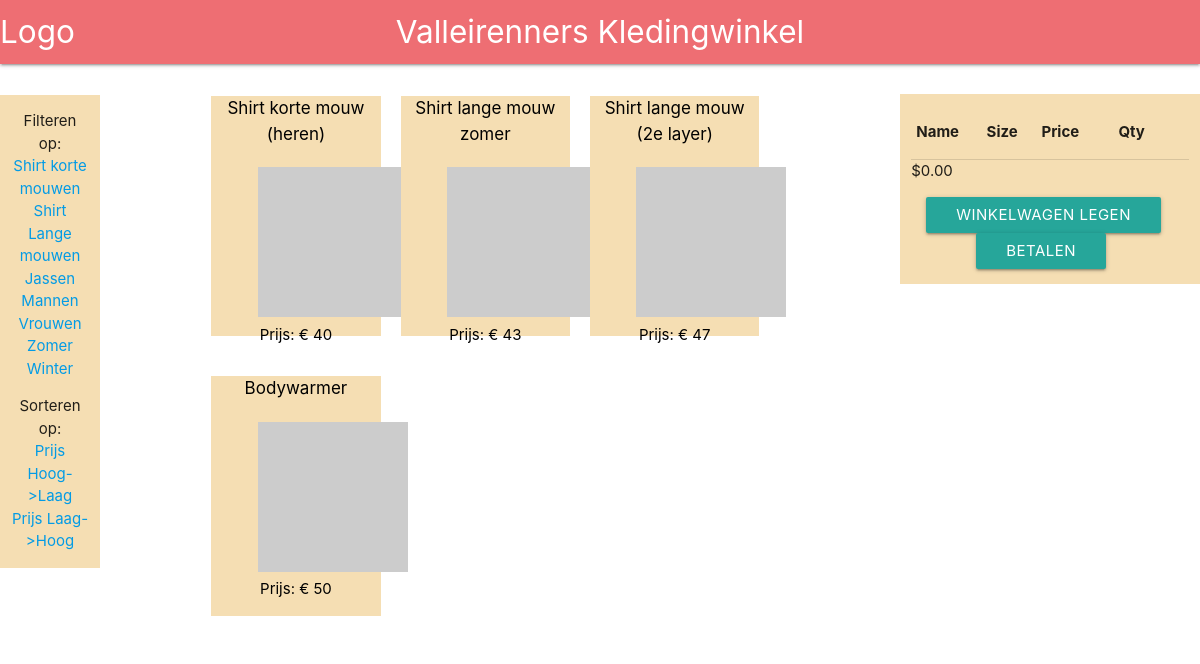
The page /shop/shop.php?gender=Man on the database its author committed.
### tables this page shows
CREATE TABLE `producten` (
  `id` int(11) NOT NULL,
  `artikelcode` varchar(255) NOT NULL,
  `naam` varchar(255) NOT NULL,
  `omschrijving` text NOT NULL,
  `verkoopprijs` double NOT NULL,
  `categorie` int(11) NOT NULL,
  `gender` int(11) NOT NULL,
  `isbundel` tinyint(1) NOT NULL DEFAULT '0'
);

### database/products.php (the view, shortened to what this page needs)
<?php
function handleFilter()
{
	$query = "SELECT * FROM producten ";
	if(isset($_GET['gender']))
	{
		if($_GET['gender'] == "Man")
		{
			$totalQuery = $query . "WHERE gender = 1 OR gender = 3";
			return $totalQuery;
		}
	}
}
function getProducts()
{
	$query = handleFilter();
	$selectedProduct = 'false';
	$connection = connect();
	$stmt = $connection->prepare($query);
	$stmt->execute();
	$producten = [];
	while($row = $stmt->fetch(PDO::FETCH_ASSOC))
	{
		$id = $row['id'];
		$naam = $row['naam'];
		$prijs = $row['verkoopprijs'];
		$disc = $row['omschrijving'];
		$code = $row['artikelcode'];
		$product = array($naam, $disc, $prijs, $id, $code);
		array_push($producten, $product);
	}
	if($selectedProduct != 'true')
	{
		foreach ($producten as $value)
		{
			?>
			<a class="product" href="shop.php?product=<?=$value[3]?>">
				<div class="col s3 item">
				<div class="row naam">
					<span class="naam" style="text-align: center;"><?=$value[0]?></span>
				</div>
					<img class="foto" src="http://via.placeholder.com/150x150" alt="Product Foto">
				<div class="row prijs">
					<span class="prijs">Prijs: € <?=$value[2]?></span>
				</div>
			</div>
			</a>
			<?php
		}
	}
}
			?>

### shop/shop.css (style rules this page uses)
a { color: black; }
.item { height: 240px; max-width: 240px; background-color: wheat; margin: 20px; }
.naam { font-size: 17px; text-align: center; }
.prijs { font-size: 15px; text-align: center; }
.foto { margin-left: 35px; }
.product { color: black; }

### rows shown on the page
producten: naam "Shirt korte mouw (heren)", verkoopprijs "40"
producten: naam "Shirt lange mouw zomer", verkoopprijs "43"
producten: naam "Shirt lange mouw (2e layer)", verkoopprijs "47"
producten: naam "Bodywarmer", verkoopprijs "50"
